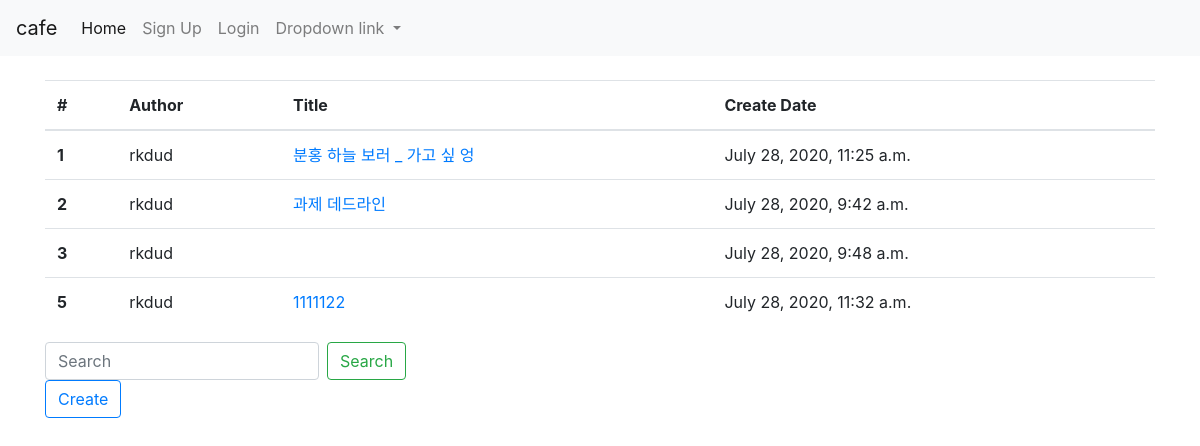
The page /board/read/ on the database its author committed.
### board/models.py (models this page shows)
class Board(models.Model):
    author = models.ForeignKey(CustomUser, on_delete=models.CASCADE)
    title = models.CharField(max_length=20)
    content = models.TextField()
    create_at = models.DateTimeField(auto_now=True)

### user/models.py (models this page shows)
class CustomUser(AbstractUser):
    phone_number = models.CharField(max_length=10, null=True, blank=True) #null은 완전 비었다. 데이터의 유무를 신경 x , blank는 데이터 자체가 없는 빈칸
    birth_day = models.DateField(default=timezone.now) #이거 다음으로는 settings.py 들어가서 AUTH_USER_MODEL해서 유저 가져오는 방법 따로 등록해줘야함

### board/views.py (the view)
# urls.py: path('read/', views.board_read, name="board_read"),
def board_read(request) :
    boards = Board.objects.all()
    context = {'boards': boards}
    return render(request, 'board/read.html', context)

### board/templates/board/read.html
{% extends 'layout/layout.html' %}
{% block content %}
<section class='container'>
<br>
<table class="table">
    <thead>
      <tr>
        <th scope="col">#</th>
        <th scope="col">Author</th>
        <th scope="col">Title</th>
        <th scope="col">Create Date</th>
      </tr>
    </thead>
    <tbody>
        {% for board in boards %}
      <tr>
        <th scope="row">{{board.pk}}</th>
        <td>{{board.author.username}}</td>
        <td><a href="{% url 'board_read_one' board.pk %}" class="title">{{board.title}}</a></td>
        <td>{{board.create_at}}</td>
      </tr>
      {% endfor %}
    </tbody>
  </table>
  <form class="form-inline">
    <input class="form-control mr-sm-2" type="search" placeholder="Search" aria-label="Search">
    <button class="btn btn-outline-success my-2 my-sm-0" type="submit">Search</button>
  </form>
  <a href = "{% url 'board_create' %}" class = "btn btn-outline-primary my-2 my-sm-0">Create</a>
</section>
{% endblock %}

### main/templates/layout/layout.html (shortened to what this page needs)
<!DOCTYPE html>
<html lang="en">
<head>
    <link rel="stylesheet" href="https://stackpath.bootstrapcdn.com/bootstrap/4.5.0/css/bootstrap.min.css">
</head>
<body>
  {% block navbar %}
  <nav class="navbar navbar-expand-lg navbar-light bg-light">
    <a class="navbar-brand" href="#">cafe</a>
    <div class="collapse navbar-collapse" id="navbarNavDropdown">
      <ul class="navbar-nav">
        <li class="nav-item active">
          <a class="nav-link" href="{% url 'home' %}">Home <span class="sr-only">(current)</span></a>
        </li>
        {% if request.session.user %}
        <li class="nav-item">
          <a class="nav-link" href="{% url 'logout' %}">Logout</a>
        </li>
        {% else %}
        <li class="nav-item">
          <a class="nav-link" href="{% url 'sign_up'%}">Sign Up</a>
        </li>
        <li class="nav-item">
          <a class="nav-link" href="{% url 'login'%}">Login</a>
        </li>
        {% endif %}
        <li class="nav-item dropdown">
          <a class="nav-link dropdown-toggle" href="#" id="navbarDropdownMenuLink" role="button" data-toggle="dropdown" aria-haspopup="true" aria-expanded="false">
            Dropdown link
          </a>
        </li>
      </ul>
    </div>
  </nav>
  {% endblock %}
  {% block content %}
  {% endblock %}
</body>
</html>

### rows shown on the page
Board: pk "1", author.username "rkdud", title "분홍 하늘 보러 _ 가고 싶 엉", create_at "July 28, 2020, 11:25 a.m."
Board: pk "2", author.username "rkdud", title "과제 데드라인", create_at "July 28, 2020, 9:42 a.m."
Board: pk "3", author.username "rkdud", create_at "July 28, 2020, 9:48 a.m."
Board: pk "5", author.username "rkdud", title "1111122", create_at "July 28, 2020, 11:32 a.m."
